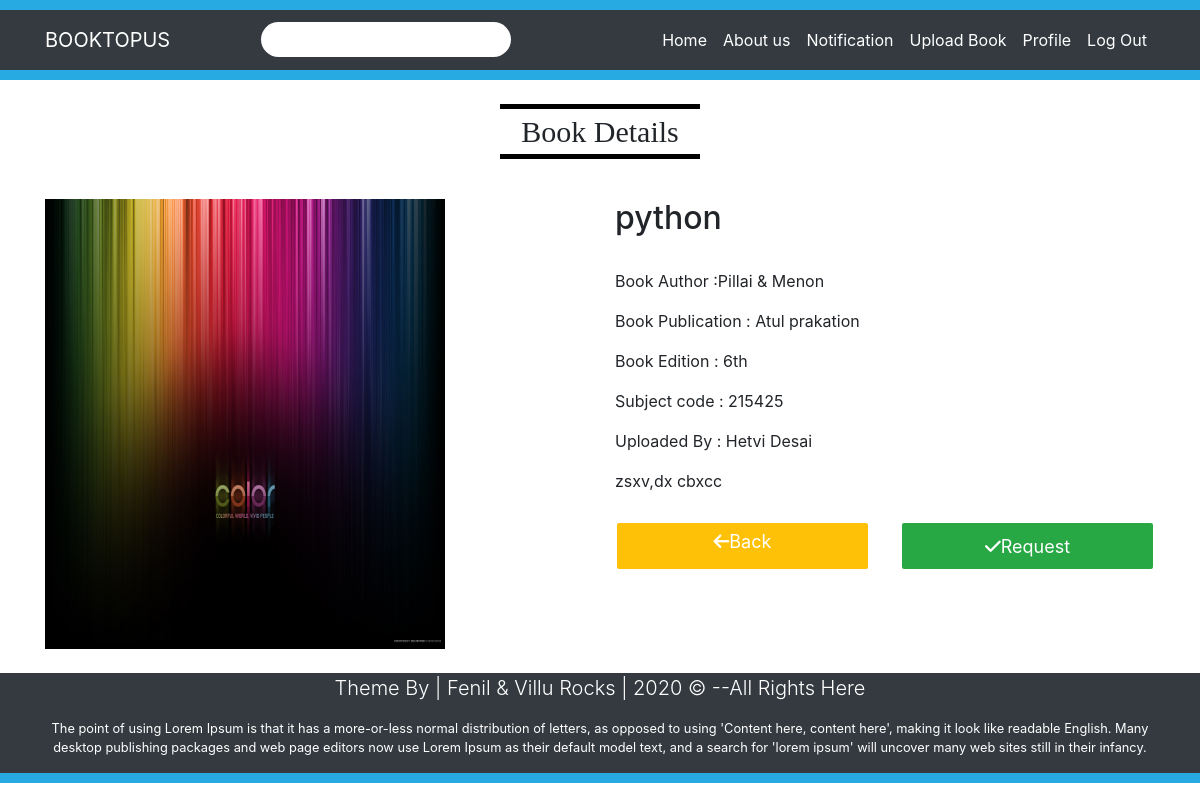
/view_product.php?id=33 (signed in), run on the app's committed database.
### tables this page shows
CREATE TABLE `btp_upload_books` (
  `book_id` bigint(20) NOT NULL,
  `sub_id` bigint(20) NOT NULL,
  `user_id` bigint(20) NOT NULL,
  `book_title` varchar(50) NOT NULL,
  `book_publication` varchar(20) NOT NULL,
  `book_author` varchar(20) NOT NULL,
  `book_description` varchar(300) DEFAULT NULL,
  `book_edition` varchar(20) NOT NULL,
  `book_status` enum('active','deactive') NOT NULL,
  `book_img1` longblob NOT NULL
);

CREATE TABLE `btp_subjects` (
  `sub_id` bigint(15) NOT NULL,
  `dept_id` bigint(15) NOT NULL,
  `subject_code` bigint(20) NOT NULL,
  `sub_name` varchar(50) NOT NULL,
  `sub_semister` varchar(15) NOT NULL,
  `sub_status` enum('active','deactive') NOT NULL
);

CREATE TABLE `btp_users` (
  `user_id` bigint(20) NOT NULL,
  `id_no` bigint(20) NOT NULL,
  `first_name` varchar(20) NOT NULL,
  `last_name` varchar(20) NOT NULL,
  `user_contact` bigint(10) NOT NULL,
  `user_email` varchar(50) NOT NULL,
  `dept_id` bigint(15) NOT NULL,
  `user_password` varchar(20) NOT NULL,
  `user_type` enum('admin','student','professor') NOT NULL,
  `user_status` enum('active','deactive') NOT NULL
);

### view_product.php (the view, shortened to what this page needs)
<?php
    if(!isset($_SESSION['user_type']))
	{
		header("location:login.php");
    }
    else{
    include("Navbar.php");
?>
<html>
    <head>
        <link rel="stylesheet" href="https://stackpath.bootstrapcdn.com/bootstrap/4.4.1/css/bootstrap.min.css"
>
        <link href="https://stackpath.bootstrapcdn.com/font-awesome/4.7.0/css/font-awesome.min.css" rel="stylesheet"
>
        <link rel="stylesheet" href="css/index.css" />
    </head>
    <body>
        <br>
        <div style="width:200px;text-align:center;margin-right:auto;margin-left:auto;">
                <P style="border-top:5px solid black;border-bottom:5px solid black;font-size:30px;font-family:allura;">Book Details</P>
        </div>
        <br>
        <div class="container">
            <div class="row">
            <?php
					$id=$_GET['id'];
                    $query="select book_id,book_author,book_publication,book_title,book_edition,book_img1,subject_code,first_name,last_name,book_description from btp_upload_books,btp_subjects,btp_users where book_id=$id and btp_upload_books.user_id=btp_users.id_no and btp_upload_books.sub_id=btp_subjects.sub_id;";
                    $result=mysqli_query($con,$query);
                    while($row=mysqli_fetch_assoc($result))
                    {
            ?>
            <div class="col-lg-6">
                <img src=<?php echo 'Upload/'.$row['book_img1'] ?> width="400px" height="450px">
            </div>
            <div class="col-lg-6">
                <h2><?php echo $row['book_title'] ?></h2>
                <br>
                <p>Book Author :<?php echo $row['book_author'] ?> </p>
                <p>Book Publication : <?php echo $row['book_publication'] ?></p>
                <p>Book Edition : <?php echo $row['book_edition'] ?></p>
                <p>Subject code : <?php echo $row['subject_code'] ?></p>
                <p>Uploaded By : <?php echo $row['first_name'] ." ". $row['last_name'] ?></p>
                <p style="text-align:justify"><?php echo $row['book_description'] ?></p>
                <div class="row">
                    <div class="col-lg-6">
                        <a href="index.php" class="btn btn-warning btn-block bg-warning" style="height:50px;"><i
                                            class="fas fa-arrow-left"></i>Back</a>
                    </div>
                    <div class="col-lg-6">
                        <a href="include/request_book.php?id=<?php echo $row['book_id']?>"><button type="button" name="submit" class="btn btn-success btn-block bg-success" style="height:50px;"><i
                                            class="fas fa-check"></i>Request</button></a>
                    </div>
                </div>
            </div>
            <?php
                    }
        ?>
        </div>
        </div>
        <br>
    </body>
    <?php
        include("Footer.php");
    ?>
</html>
<?php
    }
?>

### css/index.css (style rules this page uses)
.btn { width: 100%; background: none; border: 2px solid white; color: white; padding: 5px; font-size: 18px; cursor: pointer; margin: 12px 0; }
::placeholder { color: white; }

### data on the page
btp_upload_books: book_img1 (picture), book_title "python", book_author "Pillai & Menon", book_publication "Atul prakation", book_edition "6th", sub.subject_code "215425", btp_users.first_name "Hetvi", btp_users.last_name "Desai", book_description "zsxv,dx cbxcc"
